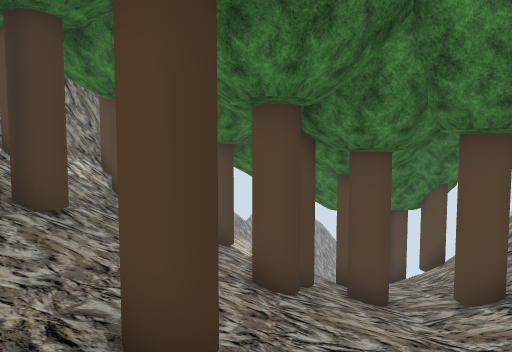
view 1 (above)

18 first-person views from a walk through a Unity game level. The camera is 1.3 m above the floor, tilts 4° down and sees 70° across. The floor is counted in squares, 1 m on a side. Each view is taken from the middle of a square. On the plan, view 1 faces up. The plan holds only what a view shows up to about 15 squares ahead; the rest is blank. The place goes on beyond the plan. Some trees and plants on the terrain are drawn as simple stand-ins.

view 2
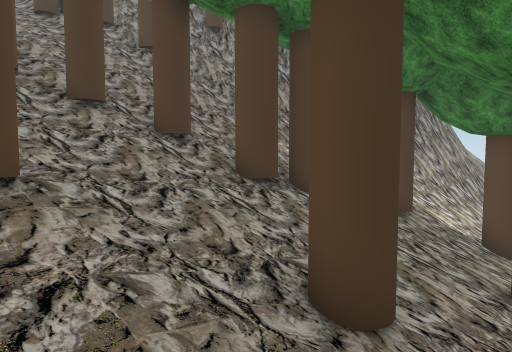

view 3
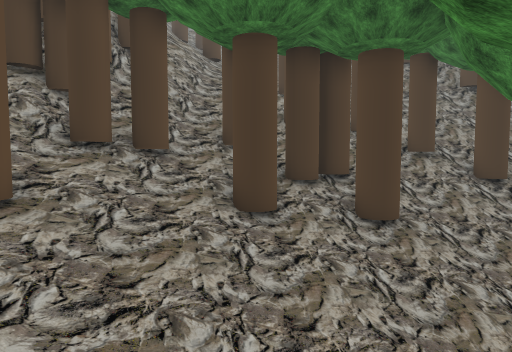

view 4
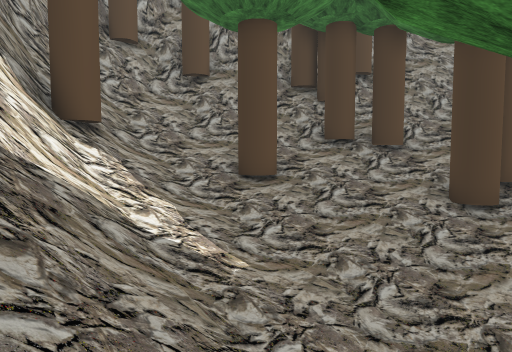

view 5
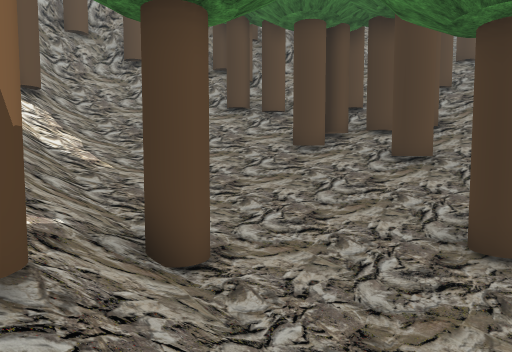

view 6
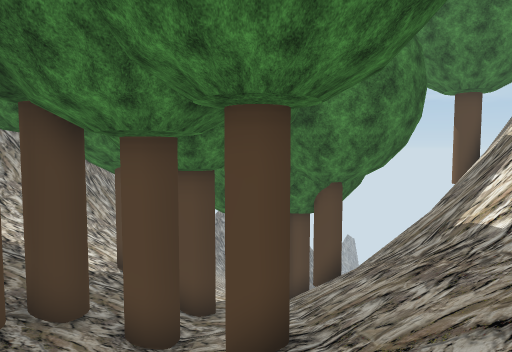

view 7
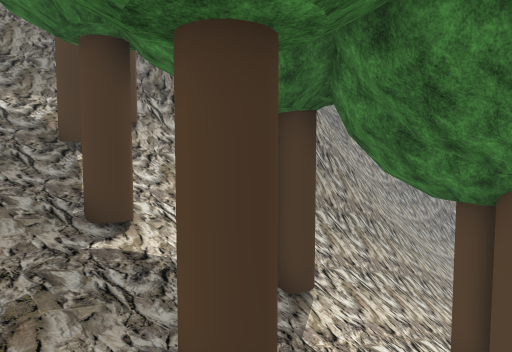

view 8
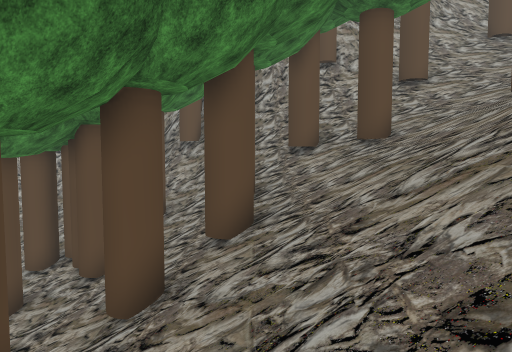

view 9
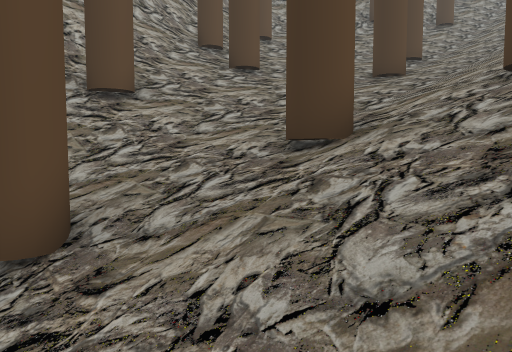

view 10
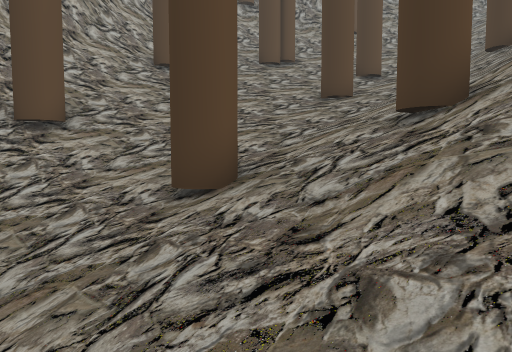

view 11
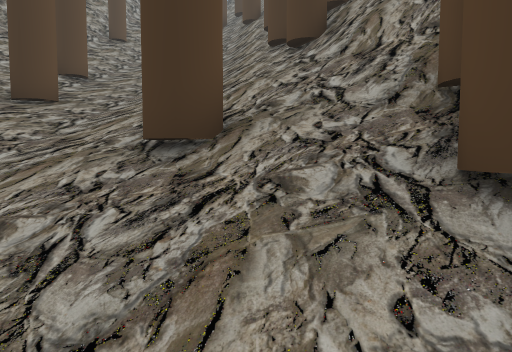

view 12
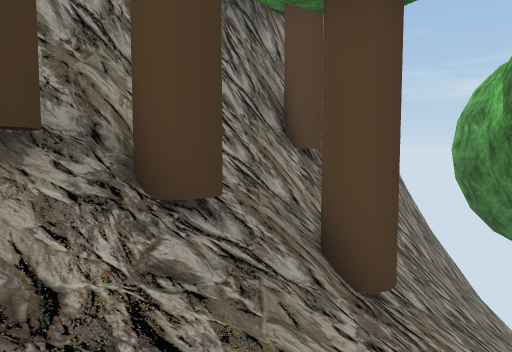

view 13
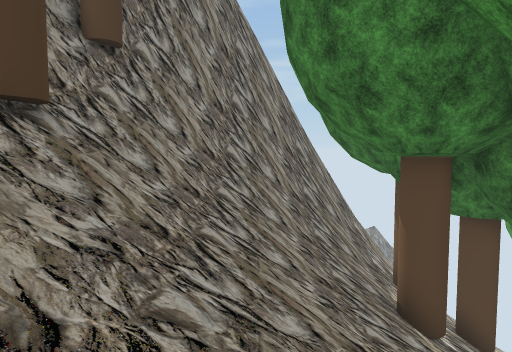

view 14
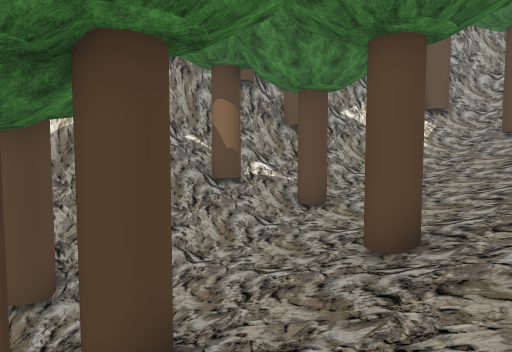

view 15
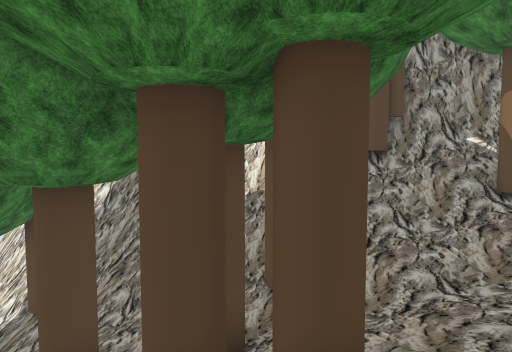

view 16
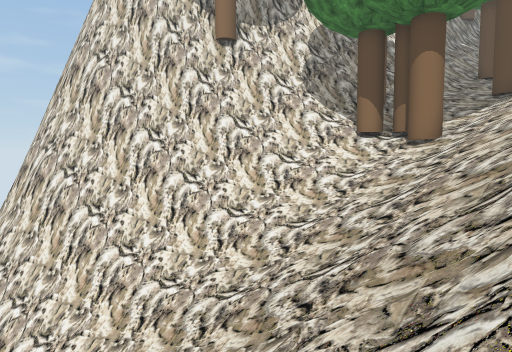

view 17
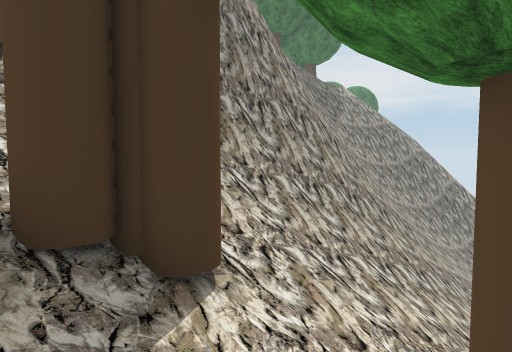

view 18
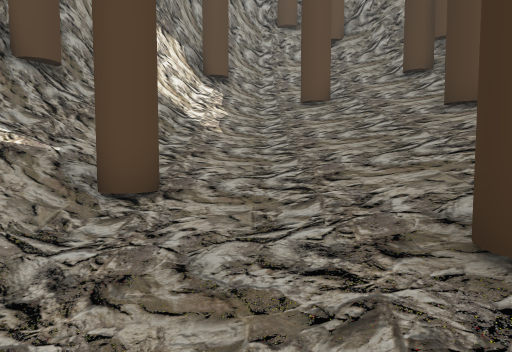

### Floor plan
Key: @ floor where view 1 was taken; # wall or solid block; . main floor; - floor 0.75 m lower than the main floor; : floor 2.5 m higher than the main floor; _ floor 2.5 m lower than the main floor; < floor 3.25 m lower than the main floor; + floor 4.75 m higher than the main floor; * floor 5.5 m higher than the main floor; % floor 6.5 m higher than the main floor; / step, stairs or slope; = window, fence, low wall or low ledge; ^ raised ledge; O other object.
Columns run from 24 left of view 1 to 12 right of it. Each row starts with its distance up from view 1.
 25                       #=//
 24                       #=//
 23                       #=//
 22                       #=///    ////=#
 21                       #=//////////=##
 20                      ##=/////////=###
 19                      ##///////////=#
 18                     ##///////////=##
 17                    ##////////////=##
 16                  ###/////////////=#
 15                 ###=////////O///=##
 14                 #=^^///////OOOO/=##
 13                ##:/O////OO//OOO<=#
 12               ##///O////OO////O/=#
 11             ###/////O//O///<////=#
 10            ###////O////O//OO////.#
  9            ##/////O//O/////_////=#
  8          ##=O///////////OOOO///=##
  7         ###*OO//////O///OOO/O//=#
  6          #OO////////OO//OO//O//=#
  5   O/////OO////////OOO//////////=#
  4  OOOO////O////////O///////-////O#
  3 //O////O////////OO/////OO--////O#
  2 O//////O///////OO////////--//O/##
  1 O////////O/////OO///OO///..OOOO##
  0 //////%%/OO/O//O//OOOO//@.OO//O##
 -1 ///O////////OO/OO//OO////..//O=#
 -2 O//OO////////OO///O/OO///..//O##
 -3 O////////////OO///O//////.///###
 -4 //////O//OO/////////O////////=#
 -5 /O///OO///O/////////OO/OO///=##
 -6 OOO//OO// ==O#=###OOOO/OO//=##
 -7  /OO/OO/=###########O/////O##
 -8   OO/===##        ###/////O##
 -9    /=####          ##+O///##
-10     ##              ##O==###
-11                      #####

Positions as (right, up) in squares from view 1, and headings:
1: (0, 0), facing up
2: (1, 0), facing up-left
3: (4, -2), facing left
4: (5, 0), facing down-left
5: (5, 4), facing down-left
6: (4, 2), facing up
7: (5, 8), facing up-left
8: (-9, 8), facing down
9: (-11, 3), facing down-left
10: (-12, 4), facing down-left
11: (-13, 3), facing left
12: (-13, 3), facing up
13: (-9, 3), facing up
14: (-3, 8), facing down-right
15: (-3, 7), facing right
16: (0, 24), facing down-right
17: (4, 11), facing up-left
18: (1, 5), facing down
